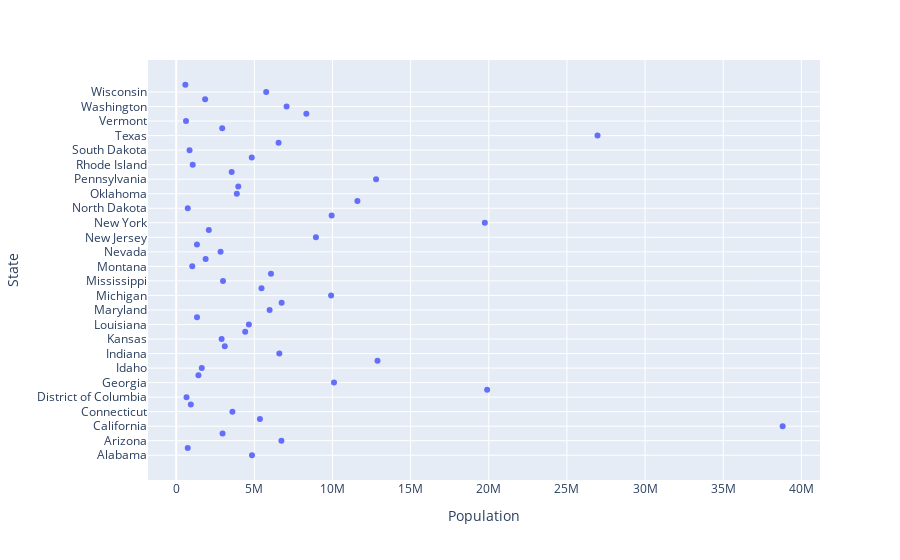

Notebook code cell kept with this figure:
### Markdown cell above
4. Write a program to draw a scatter plot for a given dataset and show datalabels on hover<br>
https://raw.githubusercontent.com/plotly/datasets/master/2014_usa_states.csv

### Code cell
df=pd.read_csv("https://raw.githubusercontent.com/plotly/datasets/master/2014_usa_states.csv")
fig=px.scatter(df,y=df["State"],x=df["Population"])
fig.show()

### Figure 1 — Plotly figure (JSON) as saved in the notebook; plotly's stock layout.template omitted (floating-point values rounded to 4 significant figures)
{"data": [{"hovertemplate": "Population=%{x}<br>State=%{y}<extra></extra>", "legendgroup": "", "marker": {"color": "#636efa", "symbol": "circle"}, "mode": "markers", "name": "", "orientation": "h", "showlegend": false, "type": "scatter", "x": [4849000.0, 736700.0, 6731000.0, 2966000.0, 38800000.0, 5356000.0, 3597000.0, 935600.0, 658900.0, 19890000.0, 10100000.0, 1420000.0, 1634000.0, 12880000.0, 6597000.0, 3107000.0, 2904000.0, 4413000.0, 4650000.0, 1330000.0, 5976000.0, 6745000.0, 9910000.0, 5457000.0, 2994000.0, 6064000.0, 1024000.0, 1882000.0, 2839000.0, 1327000.0, 8938000.0, 2086000.0, 19750000.0, 9944000.0, 739500.0, 11590000.0, 3878000.0, 3970000.0, 12790000.0, 3548000.0, 1055000.0, 4832000.0, 853200.0, 6549000.0, 26960000.0, 2943000.0, 626600.0, 8326000.0, 7062000.0, 1850000.0, 5758000.0, 584200.0], "xaxis": "x", "y": ["Alabama", "Alaska", "Arizona", "Arkansas", "California", "Colorado", "Connecticut", "Delaware", "District of Columbia", "Florida", "Georgia", "Hawaii", "Idaho", "Illinois", "Indiana", "Iowa", "Kansas", "Kentucky", "Louisiana", "Maine", "Maryland", "Massachusetts", "Michigan", "Minnesota", "Mississippi", "Missouri", "Montana", "Nebraska", "Nevada", "New Hampshire", "New Jersey", "New Mexico", "New York", "North Carolina", "North Dakota", "Ohio", "Oklahoma", "Oregon", "Pennsylvania", "Puerto Rico", "Rhode Island", "South Carolina", "South Dakota", "Tennessee", "Texas", "Utah", "Vermont", "Virginia", "Washington", "West Virginia", "Wisconsin", "Wyoming"], "yaxis": "y"}], "layout": {"legend": {"tracegroupgap": 0}, "margin": {"t": 60}, "xaxis": {"anchor": "y", "domain": [0, 1], "title": {"text": "Population"}}, "yaxis": {"anchor": "x", "domain": [0, 1], "title": {"text": "State"}}}}
